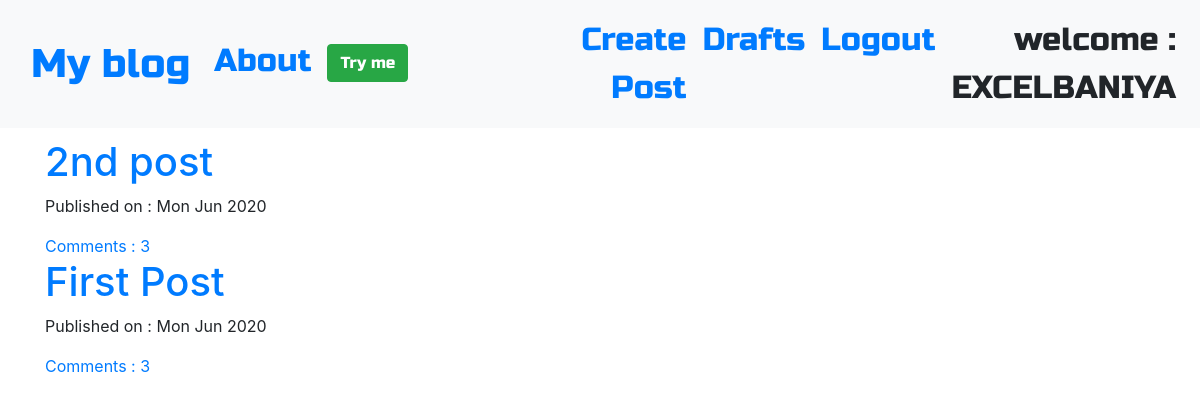
The app's page / (signed in) with its own data.
### blog/models.py (models this page shows, shortened)
class Post(models.Model):
    author = models.ForeignKey('auth.User',on_delete=models.CASCADE)
    title = models.CharField(max_length=200)
    text = models.TextField()
    created_date = models.DateTimeField(default=timezone.now)
    published_date = models.DateTimeField(blank=True,null=True)
    def approve_comment(self):
        return self.comments.filter(approved_comment=True)

### blog/views.py (the view)
# urls.py: path('',views.PostListView.as_view(),name='post_list'),
class PostListView(ListView):
    model = Post
    def get_queryset(self):
        return Post.objects.filter(published_date__lte=timezone.now()).order_by('-published_date')

### blog/templates/blog/post_list.html
{% extends 'blog/base.html'%}
{% block content %}
<div class="centerstage">
  {% for post in post_list %}
  <div class="post">
    <h1><a href="{% url 'post_detail' pk=post.pk %}">{{ post.title }}</a></h1>
    <div class="date">
      <p>Published on : {{ post.published_date|date:"D M Y"}}</p>
    </div>
    <a href="{% url 'post_detail' pk=post.pk %}">Comments : {{post.approve_comment.count}}</a>
  </div>
  {% endfor %}
</div>
{% endblock %}

### blog/templates/blog/base.html (shortened to what this page needs)
<!DOCTYPE html>
{% load static %}
<html lang="en" dir="ltr">
  <head>
    <link rel="stylesheet" href="https://maxcdn.bootstrapcdn.com/bootstrap/4.5.0/css/bootstrap.min.css">
    <link rel="stylesheet" href="//cdn.jsdelivr.net/npm/medium-editor@latest/dist/css/medium-editor.min.css" type="text/css" media="screen" charset="utf-8">
    <link rel="stylesheet" href="{% static 'css/blog.css' %}">
  </head>
  <body class="loader">
    <nav class="navbar navbar-expand-sm bg-light techfont">
      <div class='container'>
       <ul class="navbar-nav">
         <li class="nav-item">
           <a class="navbar-brand bigbrand" href="{% url 'post_list' %}">My blog</a>
         </li>
         <li class="nav-item">
           <a class="nav-link" href="{% url 'about' %}">About</a>
         </li>
         <li class="nav-item">
           <a class="nav-link" href="{% url 'tryme' %}"><input type="submit" class="btn btn-success" name="" value="Try me"></a>
         </li>
       </ul>
      </div>
      <ul class="navbar-nav editnav">
        {% if user.is_authenticated %}
        <li class="nav-item">
          <a class="nav-link" href="{% url 'post_create'%}">Create Post</a>
        </li>
        <li class="nav-item">
          <a class="nav-link" href="{% url 'post_draft_list'%}">Drafts</a>
        </li>
        <li class="nav-item">
          <a class="nav-link" href="{% url 'logout'%}">Logout</a>
        </li>
        <li class="nav-item">
          <a class='nav-link'>welcome : {{user.username}}</a>
        </li>
        {% else %}
        <li class="nav-item">
          <a class="nav-link" href="{% url 'login' %}">Login</a>
        </li>
        {% endif %}
      </ul>
    </nav>
    <div class="content container">
      <div class="row">
        <div class="col-md-8">
          <div class="blog_posts">
            {% block content %}{% endblock %}
          </div>
        </div>
      </div>
    </div>
  </body>
</html>

### blog/static/css/blog.css (style rules this page uses)
.techfont { font-family: 'Russo One', sans-serif; font-size: 2rem; margin-bottom: 10px; }
.bigbrand { font-size: 2.5rem; }
.centerstage { margin-left: auto; margin-right: auto; }
.editnav { text-align: right; font-size: 2rem; }
.loader { filter:hue-rotate(0deg); color:linear-gradient(45deg,#0f8,#08f); animation:hue 10000ms infinite linear; }

### records on screen
Post: title "2nd post", published_date "Mon Jun 2020", approve_comment.count "3"
Post: title "First Post", published_date "Mon Jun 2020", approve_comment.count "3"

### other values on screen
{{ user.username }} "EXCELBANIYA"
